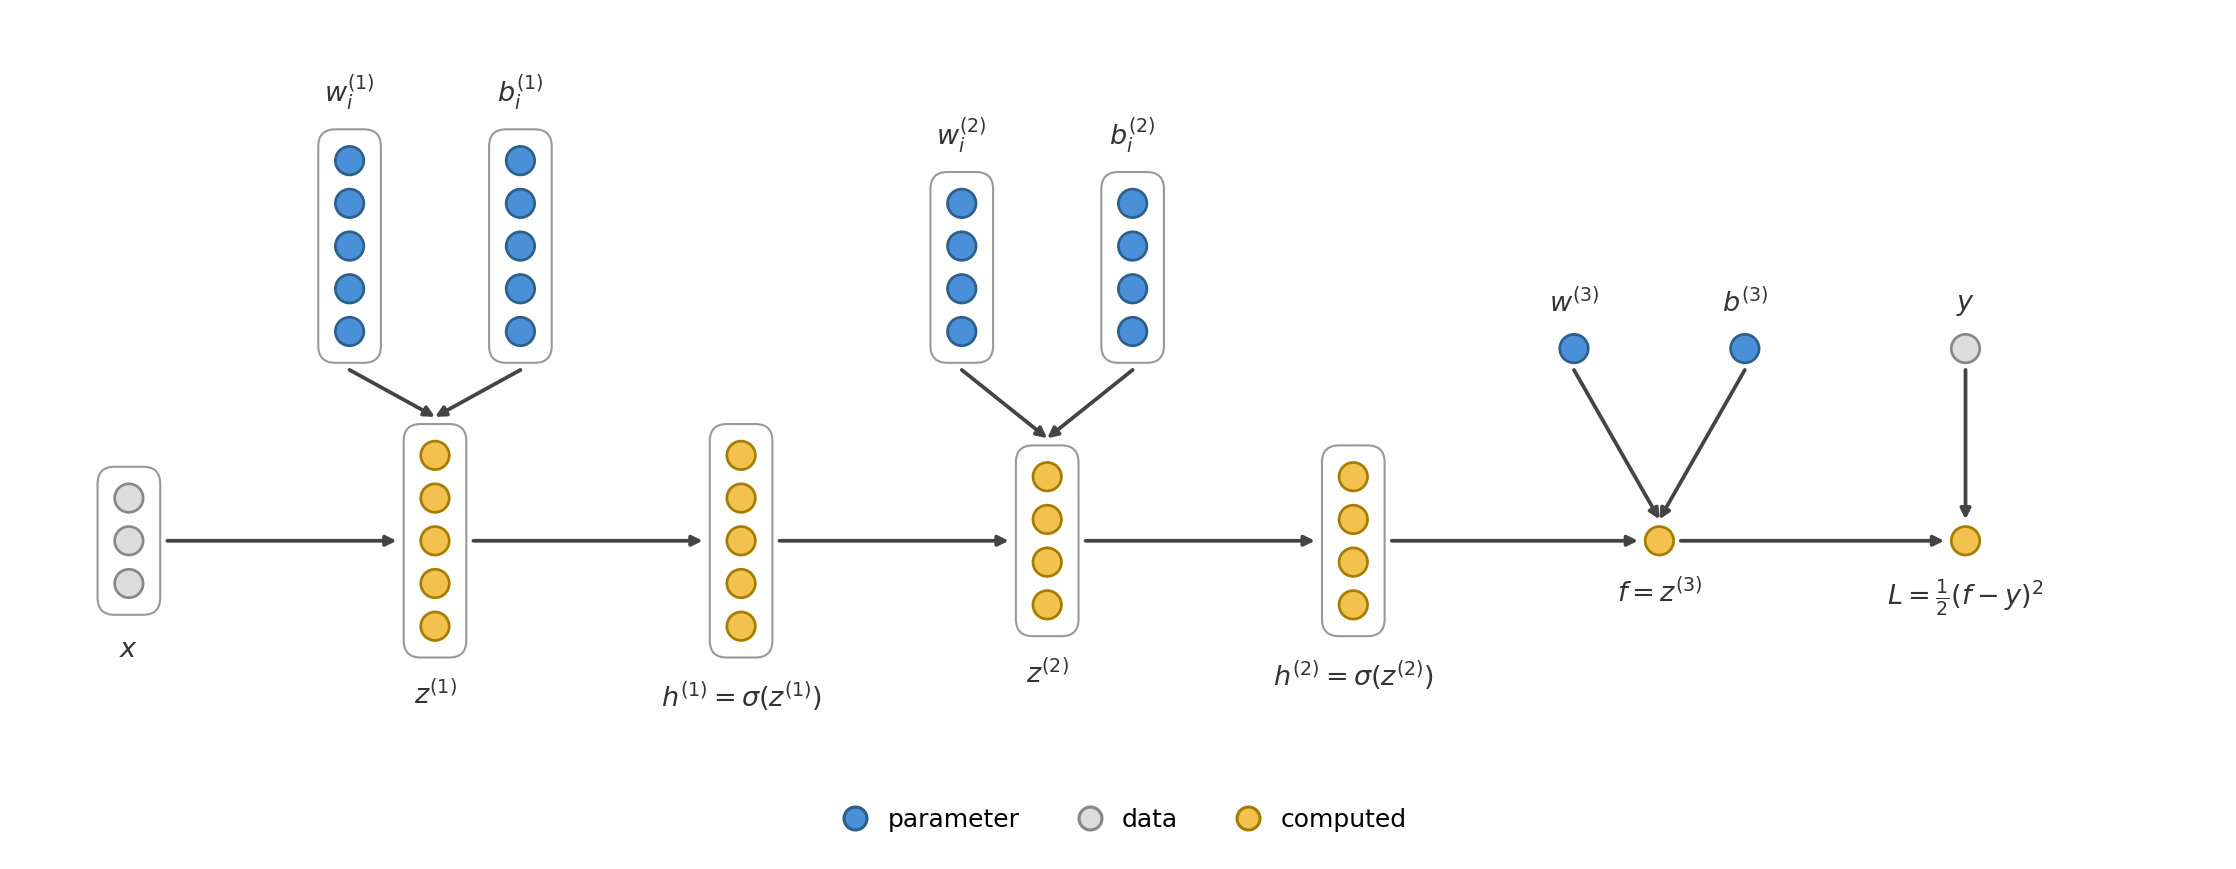

This chart was generated by the following Python code:
import matplotlib.pyplot as plt
from matplotlib.lines import Line2D
from matplotlib.patches import FancyBboxPatch

# Layer-level forward graph of an MLP with N = 3 layers (two hidden + output).
# Each vector-valued node is drawn as a boxed column of circles, one per neuron.
# One inch per data unit, matching the diagonal-network figures.
XLIM, YLIM = (-0.6, 14.9), (-2.2, 3.7)
fig, ax = plt.subplots(figsize=(XLIM[1] - XLIM[0], YLIM[1] - YLIM[0]))

r = 0.1           # neuron radius
GAP = 0.3         # vertical spacing between neurons in a column
PAD = 0.12        # box padding around a column

# --- palette: nodes are colored by role, identically in every graph figure ---
PARAM_FILL, PARAM_RIM = '#4A90D9', '#2C5F8A'   # parameters: what training adjusts
DATA_FILL, DATA_RIM = '#DDDDDD', '#888888'     # data: fixed inputs x and target y
COMP_FILL, COMP_RIM = '#F2C14E', '#A67C00'     # computed: values the forward pass produces
FWD_COLOR = '#444444'
LABEL_COLOR = '#333333'
BOX_EDGE = '#999999'

DX = 2.15
order = ['x', 'z1', 'h1', 'z2', 'h2', 'f', 'L']
COL = {k: 0.2 + i * DX for i, k in enumerate(order)}
Y_SPINE, Y_SRC = 0.0, 1.25
SRC_SPREAD = 0.6

# number of neurons in each layer, matching mlp-architecture.png: input 3, hidden 5, hidden 4, output 1
SIZE = {'x': 3, 'z1': 5, 'h1': 5, 'z2': 4, 'h2': 4, 'f': 1, 'L': 1}


def column(x, y, n, fill, rim):
    """Draw n neurons stacked around (x, y); return the half-height of the drawn group."""
    half = (n - 1) / 2 * GAP
    for k in range(n):
        ax.add_patch(plt.Circle((x, y - half + k * GAP), r, color=fill, ec=rim,
                                linewidth=1.3, zorder=4))
    if n > 1:
        ax.add_patch(FancyBboxPatch((x - r - PAD, y - half - r - PAD),
                                    2 * (r + PAD), 2 * (half + r + PAD),
                                    boxstyle='round,pad=0,rounding_size=0.12',
                                    fc='none', ec=BOX_EDGE, lw=1.0, zorder=3))
        return half + r + PAD
    return r


def arrow(start, end):
    ax.annotate('', xy=end, xytext=start,
                arrowprops=dict(arrowstyle='-|>', color=FWD_COLOR, lw=1.8,
                                shrinkA=0, shrinkB=0), zorder=2)


def label(x, y, s, va):
    ax.text(x, y, s, ha='center', va=va, fontsize=13, color=LABEL_COLOR, zorder=5)


spine = [('x', DATA_FILL, DATA_RIM, r'$x$'),
         ('z1', COMP_FILL, COMP_RIM, r'$z^{(1)}$'),
         ('h1', COMP_FILL, COMP_RIM, r'$h^{(1)} = \sigma(z^{(1)})$'),
         ('z2', COMP_FILL, COMP_RIM, r'$z^{(2)}$'),
         ('h2', COMP_FILL, COMP_RIM, r'$h^{(2)} = \sigma(z^{(2)})$'),
         ('f', COMP_FILL, COMP_RIM, r'$f = z^{(3)}$'),
         ('L', COMP_FILL, COMP_RIM, r'$L = \frac{1}{2}(f - y)^2$')]

# each pre-activation has two parameter parents: one weight vector and one bias per neuron
sources = []
for key, layer in [('z1', 1), ('z2', 2), ('f', 3)]:
    n = SIZE[key]
    w_lab = rf'$w_i^{{({layer})}}$' if n > 1 else rf'$w^{{({layer})}}$'
    b_lab = rf'$b_i^{{({layer})}}$' if n > 1 else rf'$b^{{({layer})}}$'
    sources.append((COL[key] - SRC_SPREAD, key, n, PARAM_FILL, PARAM_RIM, w_lab))
    sources.append((COL[key] + SRC_SPREAD, key, n, PARAM_FILL, PARAM_RIM, b_lab))
sources.append((COL['L'], 'L', 1, DATA_FILL, DATA_RIM, r'$y$'))

half = {}
for key, fill, rim, s in spine:
    half[key] = column(COL[key], Y_SPINE, SIZE[key], fill, rim)
    label(COL[key], Y_SPINE - half[key] - 0.15, s, 'top')

def side(key):
    """Half-width of a node: the box edge for columns, the circle for single neurons."""
    return r + PAD if SIZE[key] > 1 else r


for a, b in zip(order[:-1], order[1:]):
    arrow((COL[a] + side(a) + 0.05, Y_SPINE), (COL[b] - side(b) - 0.05, Y_SPINE))

for xs, key, n, fill, rim, s in sources:
    # bottom-align the parameter columns so their arrows all start at the same height
    extent = (n - 1) / 2 * GAP + (r + PAD if n > 1 else r)
    y_c = Y_SRC + extent
    column(xs, y_c, n, fill, rim)
    label(xs, y_c + extent + 0.12, s, 'bottom')
    arrow((xs, Y_SRC - 0.05), (COL[key], Y_SPINE + half[key] + 0.05))

legend = [Line2D([], [], marker='o', ls='', markersize=11, markerfacecolor=fill,
                 markeredgecolor=rim, markeredgewidth=1.5, label=name)
          for fill, rim, name in [(PARAM_FILL, PARAM_RIM, 'parameter'),
                                  (DATA_FILL, DATA_RIM, 'data'),
                                  (COMP_FILL, COMP_RIM, 'computed')]]
ax.legend(handles=legend, loc='lower center', bbox_to_anchor=(0.5, 0.0), ncol=3,
          frameon=False, fontsize=12, handletextpad=0.3, columnspacing=1.8)

ax.set_xlim(*XLIM)
ax.set_ylim(*YLIM)
ax.set_aspect('equal')
ax.axis('off')

plt.tight_layout()
plt.savefig('assets/backpropagation-chain-rule/mlp-forward.png',
            dpi=150, bbox_inches='tight', facecolor='white')
